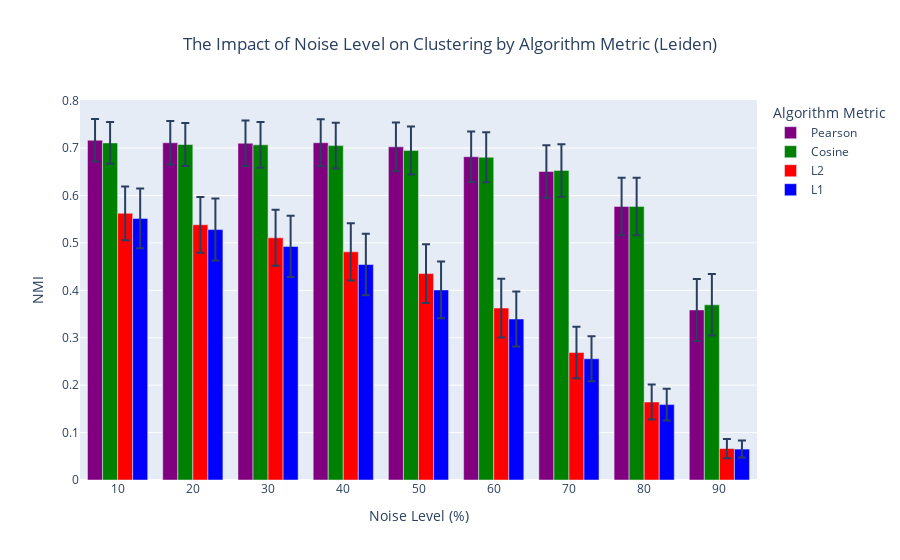
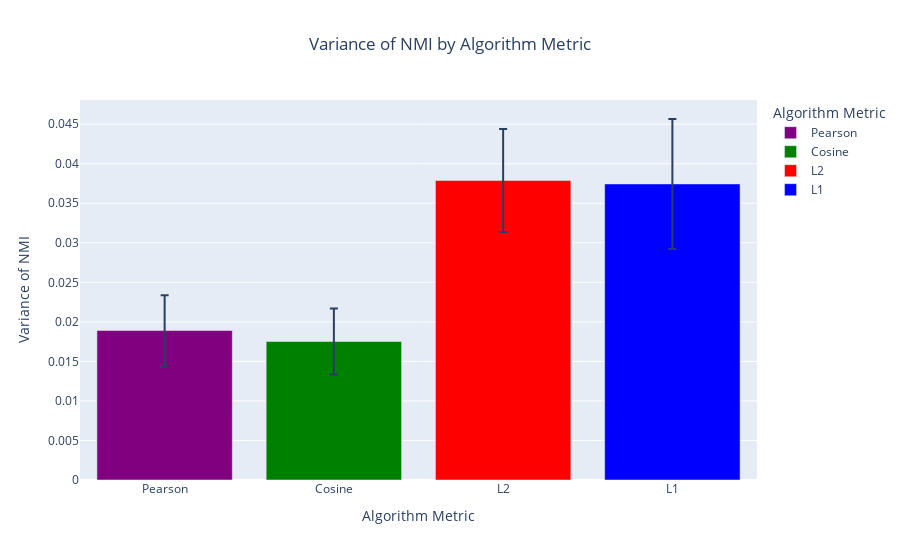

Notebook code cell kept with these figures, in order:
### Code cell
import pandas as pd
import plotly.express as px

# Load the results
results_df = pd.read_csv('noise_clustering_result.csv')
results_df['alg_metric'] = results_df['alg_metric'].apply(lambda x: 'L1' if x == 'l1' else x)
results_df['alg_metric'] = results_df['alg_metric'].apply(lambda x: 'L2' if x == 'l2' else x)
results_df['alg_metric'] = results_df['alg_metric'].apply(lambda x: 'Cosine' if x == 'cosine' else x)
results_df['alg_metric'] = results_df['alg_metric'].apply(lambda x: 'Pearson' if x == 'correlation' else x)

# Extract noise level from the dataset column and convert to noise level
results_df['Noise Level (%)'] = 100 - results_df['dataset'].str.extract(r'_(\d+)%')[0].astype(int)

# Calculate mean and standard error for NMI
summary_df = results_df.groupby(['Noise Level (%)', 'alg_metric'])['NMI'].agg(['mean', 'sem']).reset_index()

# Define a consistent color palette and order
color_palette = {
    'L1': 'blue',
    'L2': 'red',
    'Cosine': 'green',
    'Pearson': 'purple'
}

category_order = ['Pearson', 'Cosine', 'L2', 'L1']

# Plot the NMI vs Noise Level data using Plotly
fig_nmi = px.bar(
    summary_df,
    x='Noise Level (%)',
    y='mean',
    color='alg_metric',
    error_y='sem',
    title='The Impact of Noise Level on Clustering by Algorithm Metric (Leiden)',
    labels={'mean': 'Normalized Mutual Information (Mean)', 'Noise Level (%)': 'Noise Level (%)'},
    barmode='group',
    color_discrete_map=color_palette,
    category_orders={'alg_metric': category_order}
)

fig_nmi.update_layout(
    xaxis_title='Noise Level (%)',
    yaxis_title='NMI',
    legend_title='Algorithm Metric',
    title_x=0.5
)

# Manually reorder the legend
ordered_trace_names = {name: i for i, name in enumerate(category_order)}
fig_nmi.for_each_trace(lambda trace: trace.update(legendrank=ordered_trace_names[trace.name]))

fig_nmi.show()

# Extract base dataset name before the first underscore
results_df['base_dataset'] = results_df['dataset'].str.extract(r'([^_]+)_')[0]

# Drop NaN values in NMI column
results_df = results_df.dropna(subset=['NMI'])

# Calculate variance for NMI across all noise levels, grouped by base_dataset and alg_metric
variance_df = results_df.groupby(['base_dataset', 'alg_metric'])['NMI'].var().reset_index()

# Rename column for clarity
variance_df = variance_df.rename(columns={'NMI': 'NMI Variance'})

# Calculate mean variance and standard error for each algorithm metric
mean_variance_df = variance_df.groupby('alg_metric')['NMI Variance'].agg(['mean', 'count', 'std']).reset_index()
mean_variance_df['sem'] = mean_variance_df['std'] / mean_variance_df['count']**0.5

# Plot the results with error bars
fig_variance = go.Figure()

# Add bars for each algorithm metric with error bars
for metric in mean_variance_df['alg_metric']:
    metric_data = mean_variance_df[mean_variance_df['alg_metric'] == metric]
    fig_variance.add_trace(go.Bar(
        x=metric_data['alg_metric'],
        y=metric_data['mean'],
        name=metric,
        error_y=dict(
            type='data',
            array=metric_data['sem'],
            visible=True
        ),
        marker_color=color_palette[metric]
    ))

# Update layout
fig_variance.update_layout(
    title='Variance of NMI by Algorithm Metric',
    xaxis_title='Algorithm Metric',
    yaxis_title='Variance of NMI',
    legend_title='Algorithm Metric',
    title_x=0.5,
    barmode='group',
    xaxis=dict(categoryorder='array', categoryarray=category_order)
)

# Manually reorder the legend
fig_variance.for_each_trace(lambda trace: trace.update(legendrank=ordered_trace_names[trace.name]))

fig_variance.show()

### Figure 1 — Plotly figure (JSON) as saved in the notebook; plotly's stock layout.template omitted (floating-point values rounded to 4 significant figures)
{"data": [{"alignmentgroup": "True", "error_y": {"array": [0.04489, 0.04581, 0.04805, 0.04947, 0.05144, 0.05326, 0.05528, 0.06068, 0.06542]}, "hovertemplate": "alg_metric=Pearson<br>Noise Level (%)=%{x}<br>Normalized Mutual Information (Mean)=%{y}<extra></extra>", "legendgroup": "Pearson", "legendrank": 0, "marker": {"color": "purple", "pattern": {"shape": ""}}, "name": "Pearson", "offsetgroup": "Pearson", "orientation": "v", "showlegend": true, "textposition": "auto", "type": "bar", "x": [10, 20, 30, 40, 50, 60, 70, 80, 90], "xaxis": "x", "y": [0.7164, 0.7111, 0.7102, 0.7112, 0.7025, 0.6817, 0.6506, 0.577, 0.3587], "yaxis": "y"}, {"alignmentgroup": "True", "error_y": {"array": [0.04409, 0.04542, 0.04809, 0.0484, 0.0507, 0.05279, 0.05538, 0.06061, 0.06483]}, "hovertemplate": "alg_metric=Cosine<br>Noise Level (%)=%{x}<br>Normalized Mutual Information (Mean)=%{y}<extra></extra>", "legendgroup": "Cosine", "legendrank": 1, "marker": {"color": "green", "pattern": {"shape": ""}}, "name": "Cosine", "offsetgroup": "Cosine", "orientation": "v", "showlegend": true, "textposition": "auto", "type": "bar", "x": [10, 20, 30, 40, 50, 60, 70, 80, 90], "xaxis": "x", "y": [0.7109, 0.7075, 0.7068, 0.7052, 0.6949, 0.6807, 0.6529, 0.577, 0.3694], "yaxis": "y"}, {"alignmentgroup": "True", "error_y": {"array": [0.05674, 0.05875, 0.05904, 0.06042, 0.06191, 0.06194, 0.05416, 0.03685, 0.02023]}, "hovertemplate": "alg_metric=L2<br>Noise Level (%)=%{x}<br>Normalized Mutual Information (Mean)=%{y}<extra></extra>", "legendgroup": "L2", "legendrank": 2, "marker": {"color": "red", "pattern": {"shape": ""}}, "name": "L2", "offsetgroup": "L2", "orientation": "v", "showlegend": true, "textposition": "auto", "type": "bar", "x": [10, 20, 30, 40, 50, 60, 70, 80, 90], "xaxis": "x", "y": [0.5625, 0.5382, 0.5108, 0.4812, 0.4353, 0.3626, 0.2688, 0.1644, 0.06631], "yaxis": "y"}, {"alignmentgroup": "True", "error_y": {"array": [0.06294, 0.06542, 0.06476, 0.06471, 0.05986, 0.05802, 0.04757, 0.03346, 0.01788]}, "hovertemplate": "alg_metric=L1<br>Noise Level (%)=%{x}<br>Normalized Mutual Information (Mean)=%{y}<extra></extra>", "legendgroup": "L1", "legendrank": 3, "marker": {"color": "blue", "pattern": {"shape": ""}}, "name": "L1", "offsetgroup": "L1", "orientation": "v", "showlegend": true, "textposition": "auto", "type": "bar", "x": [10, 20, 30, 40, 50, 60, 70, 80, 90], "xaxis": "x", "y": [0.5517, 0.5281, 0.4926, 0.4544, 0.4008, 0.3395, 0.2556, 0.159, 0.06523], "yaxis": "y"}], "layout": {"autosize": true, "barmode": "group", "legend": {"title": {"text": "Algorithm Metric"}, "tracegroupgap": 0}, "title": {"text": "The Impact of Noise Level on Clustering by Algorithm Metric (Leiden)", "x": 0.5}, "xaxis": {"anchor": "y", "autorange": true, "domain": [0, 1], "range": [5, 95], "title": {"text": "Noise Level (%)"}, "type": "linear"}, "yaxis": {"anchor": "x", "autorange": true, "domain": [0, 1], "range": [0, 0.8014], "title": {"text": "NMI"}, "type": "linear"}}}

### Figure 2 — Plotly figure (JSON) as saved in the notebook; plotly's stock layout.template omitted (floating-point values rounded to 4 significant figures)
{"data": [{"error_y": {"array": [0.004186], "type": "data", "visible": true}, "legendrank": 1, "marker": {"color": "green"}, "name": "Cosine", "type": "bar", "x": ["Cosine"], "y": [0.01751]}, {"error_y": {"array": [0.008214], "type": "data", "visible": true}, "legendrank": 3, "marker": {"color": "blue"}, "name": "L1", "type": "bar", "x": ["L1"], "y": [0.03744]}, {"error_y": {"array": [0.006519], "type": "data", "visible": true}, "legendrank": 2, "marker": {"color": "red"}, "name": "L2", "type": "bar", "x": ["L2"], "y": [0.03787]}, {"error_y": {"array": [0.004444], "type": "data", "visible": true}, "legendrank": 0, "marker": {"color": "purple"}, "name": "Pearson", "type": "bar", "x": ["Pearson"], "y": [0.0189]}], "layout": {"autosize": true, "barmode": "group", "legend": {"title": {"text": "Algorithm Metric"}}, "title": {"text": "Variance of NMI by Algorithm Metric", "x": 0.5}, "xaxis": {"autorange": true, "categoryarray": ["Pearson", "Cosine", "L2", "L1"], "categoryorder": "array", "range": [-0.5, 3.5], "title": {"text": "Algorithm Metric"}, "type": "category"}, "yaxis": {"autorange": true, "range": [0, 0.04806], "title": {"text": "Variance of NMI"}, "type": "linear"}}}
